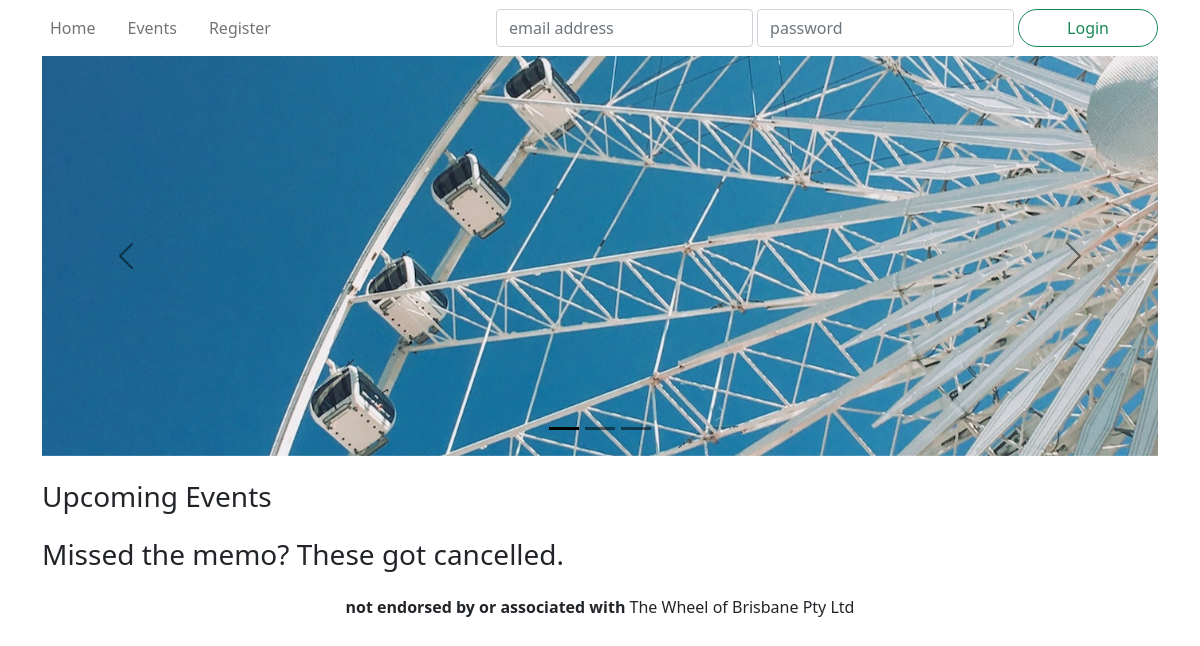
Before: / with the older database file.
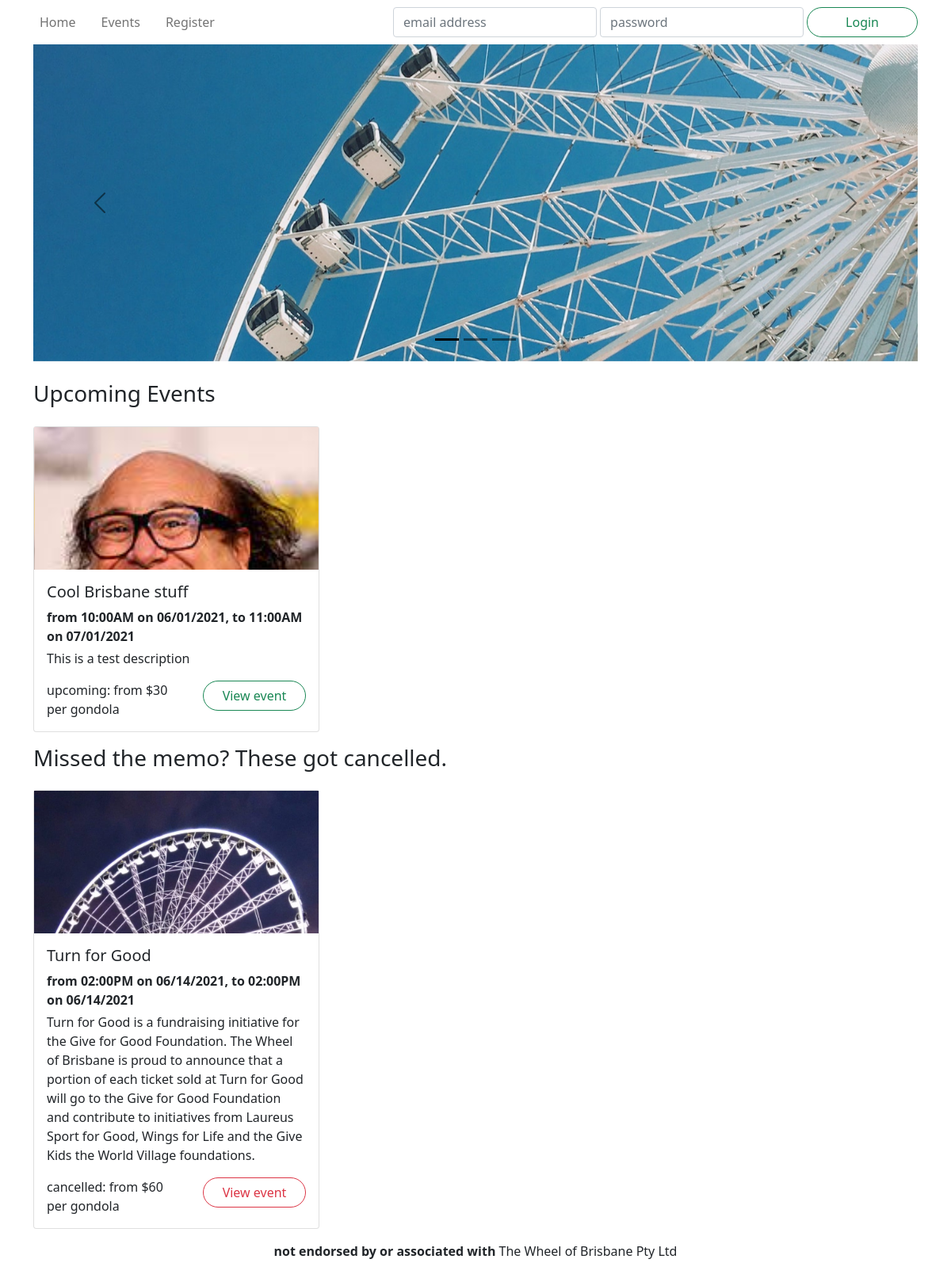
After: the same page with the newer database file.
### wheel/models.py (models this page shows, shortened)
class Event(db.Model):
    __tablename__ = 'events'
    id = db.Column(db.Integer, primary_key=True)
    name = db.Column(db.String(255), nullable=False)
    description = db.Column(db.Text)
    category = db.Column(db.String(40))
    status = db.Column(db.Enum('upcoming', 'inactive', 'cancelled', 'booked out'), nullable=False)
    image = db.Column(db.String(255))
    reviews = db.relationship('Review', backref='event')
    tickets = db.relationship('Ticket', backref='event')
    @staticmethod
    def getAllByStatus(status, limit=None):
        return Event.query.\
            join( Ticket ).\
            filter( Ticket.datetime > datetime.now() ).\
            filter( Event.status == status ).\
            limit( limit ).\
            all()
    def getTicketsDateRange(self):
        x_min = datetime(3000,9,9)
        x_max = datetime(2000,9,9)
        test = datetime(3000,9,9)
        for x in self.tickets:
            if x.datetime < x_min:
                x_min = x.datetime
            if x.datetime > x_max:
                x_max = x.datetime
        low_date = x_min.strftime("%m/%d/%Y")
        low_time = x_min.strftime("%I:%M%p")
        high_date = x_max.strftime("%m/%d/%Y")
        high_time = x_max.strftime("%I:%M%p")
        if x_min == test:
            return "There are no tickets for this event."
        output = "from " + low_time + " on " + low_date + ",  to " + high_time + " on " + high_date
        return output
    def getTicketsPriceFrom(self):
        low_ticket = 100000
        for x in self.tickets:
            if x.price < low_ticket:
                low_ticket = x.price
        if low_ticket == 100000:
            return " "
        low = str(low_ticket)
        return "from $" + low + " per gondola"
    def getStatusColour(self):
        return {
            'upcoming': 'success',
            'inactive': 'secondary',
            'booked out': 'secondary',
            'cancelled': 'danger'
        }[self.status]

class Ticket(db.Model):
    __tablename__ = 'tickets'
    id = db.Column(db.Integer, primary_key=True)
    datetime = db.Column(db.DateTime, nullable=False)
    price = db.Column(db.Integer, nullable=False)
    remaining = db.Column(db.Integer, nullable=False)
    event_id = db.Column(db.Integer, db.ForeignKey('events.id'))

### wheel/views.py (the view)
@main.route('/')
def index():
    upcoming = Event.getAllByStatus('upcoming', 3)
    cancelled = Event.getAllByStatus('cancelled', 3)
    return render_template('index.html', upcoming=upcoming, cancelled=cancelled)

### wheel/templates/index.html (shortened to what this page needs)
{% extends 'base.html' %}
{% block hero %}
<div id="hero" class="carousel carousel-dark slide" data-bs-ride="carousel">
    <div class="carousel-indicators">
        <button type="button" class="active"
                data-bs-target="#hero" data-bs-slide-to="0"></button>
        <button type="button"
                data-bs-target="#hero" data-bs-slide-to="1"></button>
        <button type="button"
                data-bs-target="#hero" data-bs-slide-to="2"></button>
    </div>
    <div class="carousel-inner">
        <div class="carousel-item active">
            <div style="background-image: url('/static/images/bluesky.jpg');"></div>
        </div>
    </div>
    <button type="button" class="carousel-control-prev"
            data-bs-target="#hero" data-bs-slide="prev">
        <span class="carousel-control-prev-icon"></span>
    </button>
    <button type="button" class="carousel-control-next"
            data-bs-target="#hero" data-bs-slide="next">
        <span class="carousel-control-next-icon"></span>
    </button>
</div>
{% endblock %}
{% block content %}
<section>
    <header class="row mb-3">
        <h3 class="col-auto">Upcoming Events</h3>
    </header>
        <div class='row row-cols-1 row-cols-md-2 row-cols-xl-3 mb-3 g-3'>
        {% for event in upcoming %}
        <div class="col event">
            <article class="card">
                <a href="{{url_for('events.view', id=event.id)}}" class="card-image" style="background-image: url('.{{ event.image }}'); background-position: top;"></a>
                <div class="card-body">
                    <h5 class="card-title">{{ event.name }}</h5>
                    <p class="mb-1">
                        <strong>
                            {{event.getTicketsDateRange()}}
                        </strong>
                    </p>
                <p class="card-text">{{ event.description }}</p>
                    <div class="row">
                        <span class="col my-auto">{{ "{}: {}".format( event.status, event.getTicketsPriceFrom() ) }}</span>
                        <span class="col-auto"><a href="{{url_for('events.view', id=event.id)}}" class="btn btn-outline-{{ event.getStatusColour() }} rounded-pill px-4">View event</a></span>
                    </div>
                </div>
            </article>
        </div>
        {% endfor %}
    </div>
</section>
<section>
    <header class="row mb-3">
        <h3 class="col-auto">Missed the memo? These got cancelled.</h3>
    </header>
    <div class="row row-cols-1 row-cols-md-2 row-cols-xl-3 mb-3 g-3">
        {% for event in cancelled %}
        <div class="col event">
            <article class="card">
                <a href="{{url_for('events.view', id=event.id)}}" class="card-image" style="background-image: url('.{{ event.image }}'); background-position: top;"></a>
                <div class="card-body">
                    <h5 class="card-title">{{ event.name }}</h5>
                    <p class="mb-1">
                        <strong>
                            {{event.getTicketsDateRange()}}
                        </strong>
                    </p>
                <p class="card-text">{{ event.description }}</p>
                    <div class="row">
                        <span class="col my-auto">{{ "{}: {}".format( event.status, event.getTicketsPriceFrom() ) }}</span>
                        <span class="col-auto"><a href="{{url_for('events.view', id=event.id)}}" class="btn btn-outline-{{ event.getStatusColour() }} rounded-pill px-4">View event</a></span>
                    </div>
                </div>
            </article>
        </div>
        {% endfor %}
    </div>
</section>
{% endblock %}

Changed rows visible on the page:
now on this page (row unchanged): Event: image (picture), name "Cool Brisbane stuff", getTicketsDateRange "from 10:00AM on 06/01/2021, to 11:00AM on 07/01/2021", description "This is a test description", status.price "upcoming: from $30 per gondola", shown under "Upcoming Events"
now on this page (row edited): Event: image (picture), name "Turn for Good", getTicketsDateRange "from 02:00PM on 06/14/2021, to 02:00PM on 06/14/2021", description "Turn for Good is a fundraising initiative for the Give for Good Foundation. The Wheel of Brisbane is proud to announce that a portion of each ticket sold at Turn for Good will go to the Give for Good Foundation and contribute to initiatives from Laureus Sport for Good, Wings for Life and the Give Kids the World Village foundations.", status.price "cancelled: from $60 per gondola", shown under "Missed the memo? These got cancelled."
